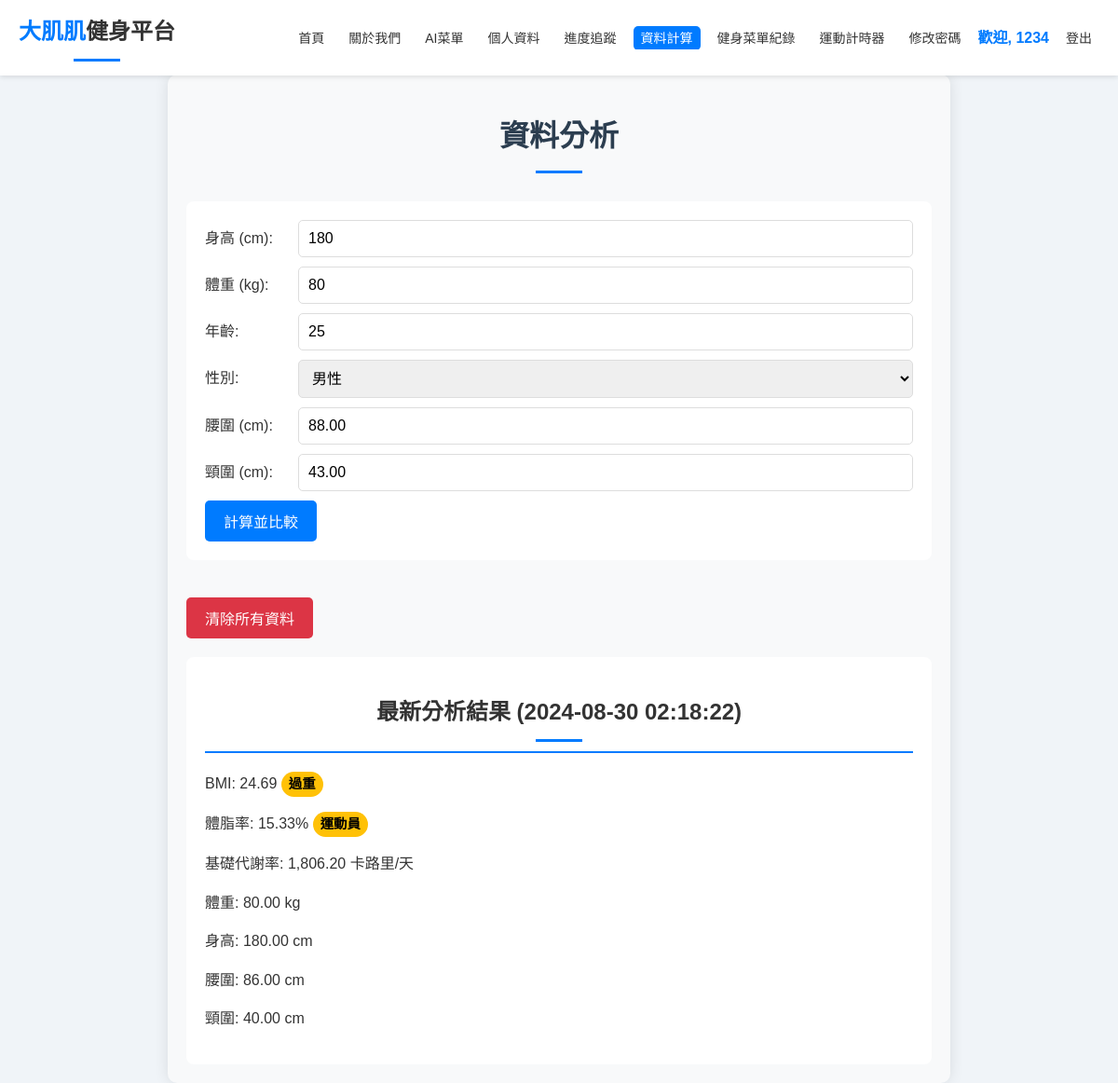
The page /analysis.php (signed in) on the database its author committed.
### tables this page shows
CREATE TABLE `user_profiles` (
  `id` int(11) NOT NULL,
  `user_id` int(11) DEFAULT NULL,
  `height` int(11) DEFAULT NULL,
  `weight` int(11) DEFAULT NULL,
  `dietary_preferences` text DEFAULT NULL,
  `dislikes` text DEFAULT NULL,
  `goal` enum('減重','增肌') DEFAULT NULL,
  `age` int(11) DEFAULT NULL,
  `gender` enum('male','female') DEFAULT NULL,
  `waist` decimal(5,2) DEFAULT NULL,
  `neck` decimal(5,2) DEFAULT NULL,
  `hip` decimal(5,2) DEFAULT NULL
);

CREATE TABLE `user_analysis` (
  `id` int(11) NOT NULL,
  `user_id` int(11) DEFAULT NULL,
  `weight` decimal(5,2) DEFAULT NULL,
  `height` decimal(5,2) DEFAULT NULL,
  `age` int(11) DEFAULT NULL,
  `gender` varchar(10) DEFAULT NULL,
  `waist` decimal(5,2) DEFAULT NULL,
  `neck` decimal(5,2) DEFAULT NULL,
  `hip` decimal(5,2) DEFAULT NULL,
  `bmi` decimal(5,2) DEFAULT NULL,
  `body_fat` decimal(5,2) DEFAULT NULL,
  `bmr` decimal(7,2) DEFAULT NULL,
  `date` datetime DEFAULT NULL
);

### analysis.php (the view, shortened to what this page needs)
<?php
include('db.php');
$user_id = $_SESSION['user_id'];
function getBMIStatus($bmi) {
    if ($bmi < 27) return '過重';
    return '重度肥胖';
}
function getBodyFatStatus($bodyFat, $gender) {
    if ($gender == 'male') {
        if ($bodyFat < 6) return '過低';
        if ($bodyFat < 14) return '運動員';
        if ($bodyFat < 18) return '健康';
        if ($bodyFat < 25) return '可接受';
        return '過高';
    } else {
        if ($bodyFat < 21) return '運動員';
        return '過高';
    }
}
$comparison = null;
$stmt = $conn->prepare("SELECT * FROM user_profiles WHERE user_id = ?");
$stmt->bind_param("i", $user_id);
$stmt->execute();
$result = $stmt->get_result();
$userProfile = $result->fetch_assoc();
$stmt = $conn->prepare("SELECT * FROM user_analysis WHERE user_id = ? ORDER BY date DESC LIMIT 1");
$stmt->bind_param("i", $user_id);
$stmt->execute();
$result = $stmt->get_result();
$latestAnalysis = $result->fetch_assoc();
?>
<!DOCTYPE html>
<html lang="zh-TW">
<head>
    <link rel="stylesheet" href="style.css">
</head>
<body>
<header>
    <div class="container">
        <div class="logo">
            <h1>大肌肌<span>健身平台</span></h1>
        </div>
        <nav>
            <ul>
                <li><a href="index.php" class="<?= basename($_SERVER['PHP_SELF']) == 'index.php' ? 'active' : '' ?>">首頁</a></li>
                <li><a href="about.php" class="<?= basename($_SERVER['PHP_SELF']) == 'about.php' ? 'active' : '' ?>">關於我們</a></li>
                <?php if (isset($_SESSION['loggedin']) && $_SESSION['loggedin']): ?>
                    <li><a href="qa.php" class="<?= basename($_SERVER['PHP_SELF']) == 'qa.php' ? 'active' : '' ?>">AI菜單</a></li>
                    <li><a href="profile.php" class="<?= basename($_SERVER['PHP_SELF']) == 'profile.php' ? 'active' : '' ?>">個人資料</a></li>
                    <li><a href="progress.php" class="<?= basename($_SERVER['PHP_SELF']) == 'progress.php' ? 'active' : '' ?>">進度追蹤</a></li>
                    <li><a href="analysis.php" class="<?= basename($_SERVER['PHP_SELF']) == 'analysis.php' ? 'active' : '' ?>">資料計算</a></li>
                    <li><a href="view_responses.php" class="<?= basename($_SERVER['PHP_SELF']) == 'view_responses.php' ? 'active' : '' ?>">健身菜單紀錄</a></li>
                    <li><a href="start_workout.php" class="<?= basename($_SERVER['PHP_SELF']) == 'start_workout.php' ? 'active' : '' ?>">運動計時器</a></li>
                    <li><a href="change_password.php" >修改密碼</a></li>
                    <li class="welcome">歡迎, <?= htmlspecialchars($_SESSION['username']) ?></li>
                    <li><a href="logout.php">登出</a></li>
                <?php else: ?>
                    <li><a href="login.php" class="<?= basename($_SERVER['PHP_SELF']) == 'login.php' ? 'active' : '' ?>">登入</a></li>
                    <li><a href="register.php" class="<?= basename($_SERVER['PHP_SELF']) == 'register.php' ? 'active' : '' ?>">註冊</a></li>
                <?php endif; ?>
            </ul>
        </nav>
    </div>
</header>
    <main>
        <div class="analysis-container">
            <h1>資料分析</h1>
            <div class="analysis-form">
                <form method="post">
                    <div class="form-group">
                        <label for="height">身高 (cm):</label>
                        <input type="number" step="0.1" id="height" name="height" value="<?php echo $userProfile['height'] ?? ''; ?>" required>
                    </div>
                    <div class="form-group">
                        <label for="weight">體重 (kg):</label>
                        <input type="number" step="0.1" id="weight" name="weight" value="<?php echo $userProfile['weight'] ?? ''; ?>" required>
                    </div>
                    <div class="form-group">
                        <label for="age">年齡:</label>
                        <input type="number" id="age" name="age" value="<?php echo $userProfile['age'] ?? ''; ?>" required>
                    </div>
                    <div class="form-group">
                        <label for="gender">性別:</label>
                        <select id="gender" name="gender" required>
                            <option value="male" <?php echo ($userProfile['gender'] == 'male') ? 'selected' : ''; ?>>男性</option>
                        </select>
                    </div>
                    <div class="form-group">
                        <label for="waist">腰圍 (cm):</label>
                        <input type="number" step="0.1" id="waist" name="waist" value="<?php echo $userProfile['waist'] ?? ''; ?>" required>
                    </div>
                    <div class="form-group">
                        <label for="neck">頸圍 (cm):</label>
                        <input type="number" step="0.1" id="neck" name="neck" value="<?php echo $userProfile['neck'] ?? ''; ?>" required>
                    </div>
                    <button type="submit" class="submit-btn">計算並比較</button>
                </form>
            </div>
            <form method="post" onsubmit="return confirm('確定要清除所有資料分析記錄嗎？這個操作無法撤銷。');">
                <button type="submit" name="clear_data" class="clear-btn">清除所有資料</button>
            </form><?php if ($comparison): ?>
                <div class="comparison">
                    <h3>與上次分析結果比較</h3>
                    <p>體重變化: <span class="<?php echo $comparison['weight'] < 0 ? 'positive-change' : 'negative-change'; ?>"><?php echo number_format($comparison['weight'], 2); ?> kg</span></p>
                    <p>BMI變化: <span class="<?php echo $comparison['bmi'] < 0 ? 'positive-change' : 'negative-change'; ?>"><?php echo number_format($comparison['bmi'], 2); ?></span></p>
                    <p>體脂率變化: <span class="<?php echo $comparison['body_fat'] < 0 ? 'positive-change' : 'negative-change'; ?>"><?php echo number_format($comparison['body_fat'], 2); ?>%</span></p>
                    <p>基礎代謝率變化: <span class="<?php echo $comparison['bmr'] > 0 ? 'positive-change' : 'negative-change'; ?>"><?php echo number_format($comparison['bmr'], 2); ?> 卡路里/天</span></p>
                </div>
            <?php endif; ?>
            <?php if ($latestAnalysis): ?>
                <div class="analysis-results">
                    <h2>最新分析結果 (<?php echo $latestAnalysis['date']; ?>)</h2>
                    <?php
                        $bmiStatus = getBMIStatus($latestAnalysis['bmi']);
                        $bodyFatStatus = getBodyFatStatus($latestAnalysis['body_fat'], $latestAnalysis['gender']);
                        $bmiClass = ($bmiStatus == '正常') ? 'status-normal' : (($bmiStatus == '過重' || $bmiStatus == '過輕') ? 'status-warning' : 'status-danger');
                        $bodyFatClass = ($bodyFatStatus == '健康') ? 'status-normal' : (($bodyFatStatus == '可接受' || $bodyFatStatus == '運動員') ? 'status-warning' : 'status-danger');
                    ?>
                    <p>BMI: <?php echo number_format($latestAnalysis['bmi'], 2); ?>
                       <span class="status-indicator <?php echo $bmiClass; ?>"><?php echo $bmiStatus; ?></span>
                    </p>
                    <p>體脂率: <?php echo number_format($latestAnalysis['body_fat'], 2); ?>%
                       <span class="status-indicator <?php echo $bodyFatClass; ?>"><?php echo $bodyFatStatus; ?></span>
                    </p>
                    <p>基礎代謝率: <?php echo number_format($latestAnalysis['bmr'], 2); ?> 卡路里/天</p>
                    <p>體重: <?php echo $latestAnalysis['weight']; ?> kg</p>
                    <p>身高: <?php echo $latestAnalysis['height']; ?> cm</p>
                    <p>腰圍: <?php echo $latestAnalysis['waist']; ?> cm</p>
                    <p>頸圍: <?php echo $latestAnalysis['neck']; ?> cm</p>
                </div>
            <?php endif; ?>
        </div>
    </main>
</body>
</html>

### style.css (style rules this page uses)
body { font-family: Arial, sans-serif; margin: 0; padding: 0; padding-top: 80px; background-color: #f0f4f8; color: #333; line-height: 1.6; }
.container { max-width: 1200px; margin: 0 auto; padding: 0 20px; }
header { position: fixed; top: 0; left: 0; right: 0; background-color: #ffffff; box-shadow: 0 2px 5px rgba(0, 0, 0, 0.1); z-index: 1000; }
header .container { display: flex; justify-content: space-between; align-items: center; padding: 15px 20px; }
header .logo h1 { margin: 0; font-size: 24px; color: #007bff; }
header .logo span { color: #333; }
header nav ul { list-style: none; padding: 0; margin: 0; display: flex; flex-wrap: nowrap; overflow-x: auto; -webkit-overflow-scrolling: touch; }
header nav ul li { margin-left: 10px; white-space: nowrap; }
header nav ul li a { color: #333; text-decoration: none; padding: 5px 8px; border-radius: 5px; transition: background-color 0.3s, color 0.3s; font-size: 14px; }
.active { background-color: #007bff; color: white; }
.welcome { font-weight: bold; color: #007bff; max-width: 100px; white-space: nowrap; overflow: hidden; text-overflow: ellipsis; }
h1, h2 { color: #2c3e50; text-align: center; margin-bottom: 30px; position: relative; }
h1::after, h2::after { content: ''; display: block; width: 50px; height: 3px; background-color: #007bff; margin: 10px auto 0; }
button, .btn { padding: 10px 20px; font-size: 16px; color: #fff; background-color: #007bff; border: none; border-radius: 5px; cursor: pointer; transition: background-color 0.3s ease; }

### analysis.php (style rules this page uses)
.analysis-container { max-width: 800px; margin: 0 auto; padding: 20px; background-color: #f8f9fa; border-radius: 10px; box-shadow: 0 0 15px rgba(0,0,0,0.1); }
.analysis-form { background-color: white; padding: 20px; border-radius: 8px; margin-bottom: 20px; }
.analysis-form input, .analysis-form select { width: 100%; padding: 10px; margin-bottom: 10px; border: 1px solid #ddd; border-radius: 5px; font-size: 16px; }
.analysis-form label { display: block; margin-bottom: 5px; color: #333; }
.submit-btn { background-color: #007bff; color: white; border: none; padding: 10px 20px; font-size: 16px; border-radius: 5px; cursor: pointer; transition: background-color 0.3s; }
.clear-btn { background-color: #dc3545; color: white; border: none; padding: 10px 20px; font-size: 16px; border-radius: 5px; cursor: pointer; transition: background-color 0.3s; margin-top: 20px; }
.analysis-results { background-color: white; padding: 20px; border-radius: 8px; margin-top: 20px; }
.analysis-results h2 { color: #333; border-bottom: 2px solid #007bff; padding-bottom: 10px; margin-bottom: 20px; }
.status-indicator { display: inline-block; padding: 2px 8px; border-radius: 20px; font-size: 0.9em; font-weight: bold; }
.status-warning { background-color: #ffc107; color: black; }
.form-group { display: flex; align-items: center; margin-bottom: 10px; }
.form-group label { flex: 0 0 100px; margin-bottom: 0; }
.form-group input, .form-group select { flex: 1; margin-bottom: 0; }

### rows shown on the page
user_profiles: height "180", weight "80", age "25", gender "男性", waist "88.00", neck "43.00"
user_analysis: date "2024-08-30 02:18:22", bmi "24.69", bmi "過重", body_fat "15.33", bodyFatStatus "運動員", bmr "1,806.20", weight "80.00", height "180.00", waist "86.00", neck "40.00"

### other values the page prints
$_SESSION['username'] "1234"
